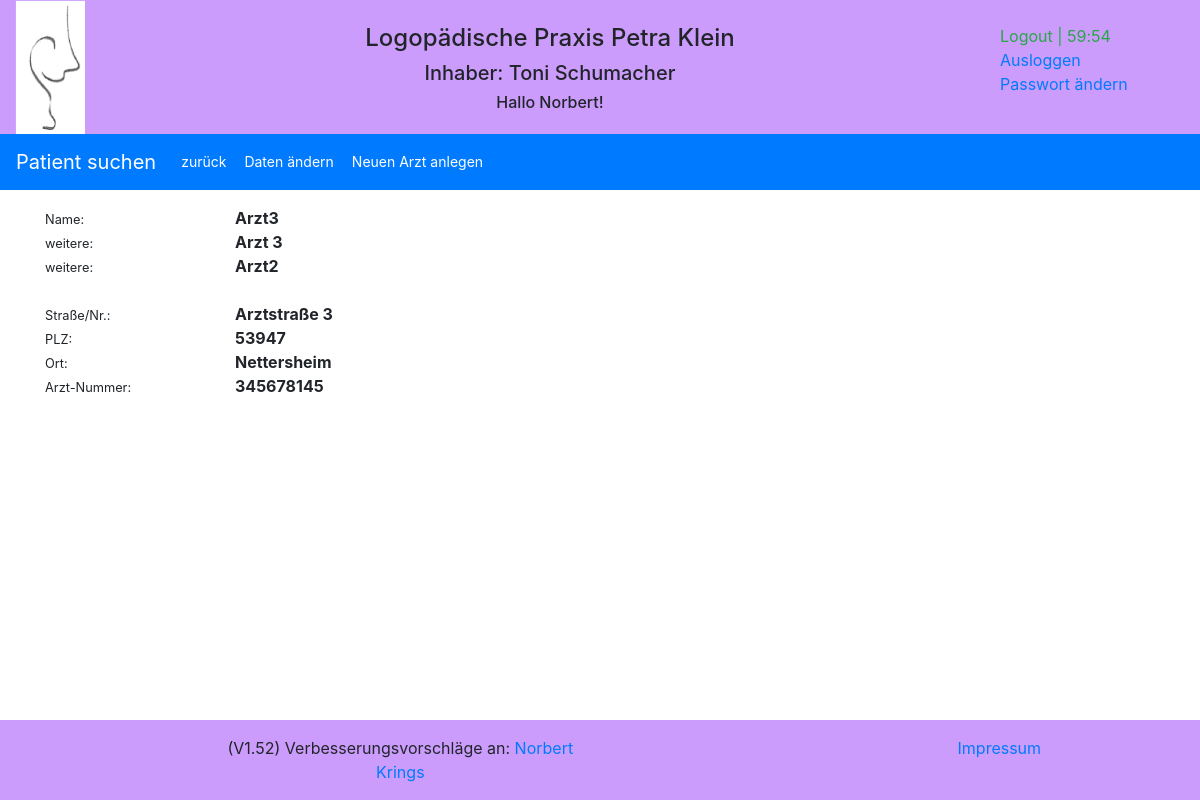
The app's page /reports/doctor/3/ (signed in) with its own data.
### reports/models.py (models this page shows, shortened)
class Doctor(models.Model):
    doctor_name1 = models.CharField(max_length=75, blank=True, default='')
    doctor_name2 = models.CharField(max_length=75, blank=True, default='')
    doctor_name3 = models.CharField(max_length=75, blank=True, default='')
    doctor_street = models.CharField(max_length=50, blank=True, default='')
    doctor_zip_code = models.CharField(max_length=5, blank=True, default='')
    doctor_city = models.CharField(max_length=50, blank=True, default='')
    doctor_lanr = models.CharField(max_length=9, blank=False, unique=True, default='')

### reports/views.py (the view)
# urls.py: path('doctor/<id>/', views.doctor, name='doctor'),
def doctor(request, id=id):
    request.session.set_expiry(settings.SESSION_EXPIRE_SECONDS)
    try:
        doctor_result = Doctor.objects.get(id=id)
        logger.debug('doctor: Arzt mit der ID: ' + id + ' aufgerufen')
        return render(request, 'reports/doctor.html', {'doctor': doctor_result})
    except ObjectDoesNotExist:
        return redirect('/reports/')

### reports/templates/reports/doctor.html (shortened to what this page needs)
{% extends "base.html" %}
{% block extrahead %}
    {% load static %}
    <link rel="stylesheet" href="{% static 'reports/style_e2.css' %}">
{% endblock %}
{% block nav %}
<nav class="navbar navbar-expand-sm bg-primary navbar-dark">
  <a class="navbar-brand" href="{% url 'reports:index' %}" >Patient suchen</a>
  <div class="collapse navbar-collapse" id="collapsibleNavbar">
    <ul class="navbar-nav">
        <li class="nav-item">
          <a class="btn btn-primary btn-sm" href="{% url 'reports:search_doctor_start' %}" role="button">zurück</a>
        </li>
      <li class="nav-item">
          <a class="btn btn-primary btn-sm" href="{% url 'reports:edit_doctor' doctor.id %}" role="button">Daten ändern</a>
      </li>
      <li class="nav-item">
          <a class="btn btn-primary btn-sm" href="{% url 'reports:add_doctor' %}" role="button">Neuen Arzt anlegen</a>
      </li>
    </ul>
  </div>
</nav>
{% endblock %}
{% block content %}
<content>
    <div class="container">
          <div class="row">
            <div class="col-sm-2">
                <div class="small inline">Name:</div>
            </div>
              <div class="col-sm-6">
                 <strong>{{ doctor.doctor_name1 }}</strong>
              </div>
          </div>
        <div class="row">
            <div class="col-sm-2">
                <div class="small inline">weitere:</div>
            </div>
            <div class="col-sm-6">
                <strong>{{ doctor.doctor_name2 }}</strong>
            </div>
        </div>
        <div class="row">
            <div class="col-sm-2">
                <div class="small inline">weitere:</div>
            </div>
            <div class="col-sm-6">
                <strong>{{ doctor.doctor_name3 }}</strong>
            </div>
        </div>
        <br>
        <div class="row">
            <div class="col-sm-2">
                <div class="small inline">Straße/Nr.:</div>
            </div>
            <div class="col-sm-6">
                <strong>{{ doctor.doctor_street }}</strong>
            </div>
        </div>
        <div class="row">
            <div class="col-sm-2">
                <div class="small inline">PLZ:</div>
            </div>
            <div class="col-sm-6">
                <strong>{{ doctor.doctor_zip_code }}</strong>
            </div>
        </div>
        <div class="row">
            <div class="col-sm-2">
                <div class="small inline">Ort:</div>
            </div>
            <div class="col-sm-6">
                <strong>{{ doctor.doctor_city }}</strong>
            </div>
        </div>
        <div class="row">
            <div class="col-sm-2">
                <div class="small inline">Arzt-Nummer:</div>
            </div>
            <div class="col-sm-6">
                <strong>{{ doctor.doctor_lanr }}</strong>
            </div>
        </div>
   </div>
</content>
{% endblock %}

### reports/templates/header.html (shortened to what this page needs)
    {% load static %}
    <div class="container-fluid text-center header">
        <div class="row" >
            <div class="col-sm-1 d-none d-md-block">
                <img src="{% static 'reports/images/logopaedie.png' %}" width=70px margin="0" alt="Logopädie">
            </div>
            <div class="col-sm-9">
                <div class="row">
                    <div class="col-sm">
                    </div>
                </div>
                <div class="row">
                    <div class="col-sm">
                        <h4>Logopädische Praxis Petra Klein</h4>
                    </div>
                </div>
                <div class="row" >
                    <div class="col-sm d-none d-md-block">
                        <h5>Inhaber: Toni Schumacher</h5>
                    </div>
                </div>
                <div class="row">
                    <div class="col-sm d-none d-md-block">
                        <h6>{% if user.is_authenticated %} Hallo {{ user.first_name }}! {% endif %}</h6>
                    </div>
                </div>
            </div>
            <div class="col-sm-2 d-none d-md-block">
                <div class="row">&nbsp;</div>
                {% if user.is_authenticated %}
                <div class="row">
                    <div class="text-success">Logout |&nbsp;</div><div id="minutes" class="text-success">30</div><div class="text-success">:</div><div id="seconds" class="text-success">00</div>
                </div>
                <div class="row"><a href="{% url 'logout' %}">Ausloggen</a></div>
                <div class="row"><a href="{% url 'password_change' %}">Passwort ändern</a></div>
                {% endif %}
            </div>
        </div>
    </div>

### reports/static/reports/logopaedie.css (style rules this page uses)
.header { background-color: #cb9cfc; }
.inline { display: inline; }

### reports/static/reports/style_e2.css (style rules this page uses)
body { grid-template-columns: 175px 4fr; }
content { grid-column: 2 / 5; grid-row: 2 / 4; }

### records on screen
Doctor: doctor_name1 "Arzt3", doctor_name2 "Arzt 3", doctor_name3 "Arzt2", doctor_street "Arztstraße 3", doctor_zip_code "53947", doctor_city "Nettersheim", doctor_lanr "345678145"

### other values on screen
{{ user.first_name }} "Norbert"
